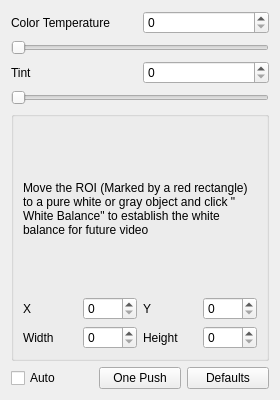
<?xml version="1.0" encoding="UTF-8"?>
<ui version="4.0">
 <class>FormWhiteBalance</class>
 <widget class="QWidget" name="FormWhiteBalance">
  <property name="geometry">
   <rect>
    <x>0</x>
    <y>0</y>
    <width>280</width>
    <height>400</height>
   </rect>
  </property>
  <property name="windowTitle">
   <string>Form</string>
  </property>
  <layout class="QGridLayout" name="gridLayout_2">
   <item row="0" column="0">
    <layout class="QHBoxLayout" name="horizontalLayout_2">
     <item>
      <widget class="QLabel" name="labelColorTemp">
       <property name="text">
        <string>Color Temperature</string>
       </property>
      </widget>
     </item>
     <item>
      <widget class="QSpinBox" name="spinBoxColorTemp"/>
     </item>
    </layout>
   </item>
   <item row="1" column="0">
    <widget class="QSlider" name="horizontalSliderColorTemp">
     <property name="orientation">
      <enum>Qt::Horizontal</enum>
     </property>
    </widget>
   </item>
   <item row="2" column="0">
    <layout class="QHBoxLayout" name="horizontalLayout_3">
     <item>
      <widget class="QLabel" name="labelTint">
       <property name="text">
        <string>Tint</string>
       </property>
      </widget>
     </item>
     <item>
      <widget class="QSpinBox" name="spinBoxTint"/>
     </item>
    </layout>
   </item>
   <item row="3" column="0">
    <widget class="QSlider" name="horizontalSliderTint">
     <property name="orientation">
      <enum>Qt::Horizontal</enum>
     </property>
    </widget>
   </item>
   <item row="4" column="0">
    <widget class="QGroupBox" name="groupBox">
     <property name="title">
      <string/>
     </property>
     <layout class="QGridLayout" name="gridLayout">
      <item row="0" column="0" colspan="4">
       <widget class="QLabel" name="label_3">
        <property name="minimumSize">
         <size>
          <width>0</width>
          <height>80</height>
         </size>
        </property>
        <property name="text">
         <string>Move the ROI (Marked by a red rectangle) to a pure white or gray object and click &quot; White Balance&quot; to establish the white balance for future video</string>
        </property>
        <property name="wordWrap">
         <bool>true</bool>
        </property>
       </widget>
      </item>
      <item row="1" column="0">
       <widget class="QLabel" name="labelX">
        <property name="text">
         <string>X</string>
        </property>
       </widget>
      </item>
      <item row="1" column="1">
       <widget class="QSpinBox" name="spinBoxX"/>
      </item>
      <item row="1" column="2">
       <widget class="QLabel" name="labelY">
        <property name="text">
         <string>Y</string>
        </property>
       </widget>
      </item>
      <item row="1" column="3">
       <widget class="QSpinBox" name="spinBoxY"/>
      </item>
      <item row="2" column="0">
       <widget class="QLabel" name="labelWidth">
        <property name="text">
         <string>Width</string>
        </property>
       </widget>
      </item>
      <item row="2" column="1">
       <widget class="QSpinBox" name="spinBoxWidth"/>
      </item>
      <item row="2" column="2">
       <widget class="QLabel" name="labelHeight">
        <property name="text">
         <string>Height</string>
        </property>
       </widget>
      </item>
      <item row="2" column="3">
       <widget class="QSpinBox" name="spinBoxHeight"/>
      </item>
     </layout>
    </widget>
   </item>
   <item row="5" column="0">
    <layout class="QHBoxLayout" name="horizontalLayout">
     <item>
      <widget class="QCheckBox" name="checkBoxAuto">
       <property name="text">
        <string>Auto</string>
       </property>
      </widget>
     </item>
     <item>
      <widget class="QPushButton" name="onepushBtn">
       <property name="text">
        <string>One Push</string>
       </property>
      </widget>
     </item>
     <item>
      <widget class="QPushButton" name="DefaultsBtn">
       <property name="text">
        <string>Defaults</string>
       </property>
      </widget>
     </item>
    </layout>
   </item>
  </layout>
 </widget>
 <resources/>
 <connections/>
</ui>
